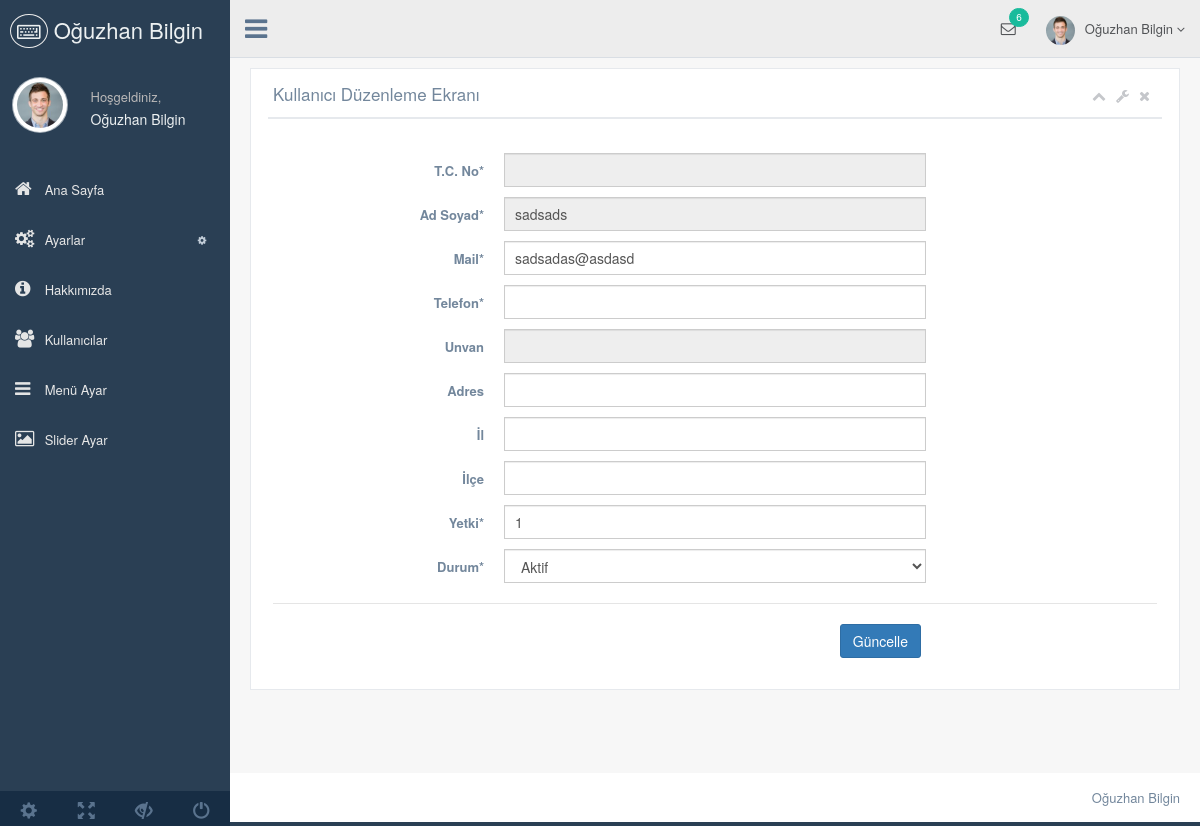
/nedmin/production/kullanici-duzenle.php?kullanici_id=6 (signed in), run on the app's committed database.
### tables this page shows
CREATE TABLE `kullanici` (
  `kullanici_id` int(11) NOT NULL,
  `kullanici_zaman` datetime NOT NULL DEFAULT CURRENT_TIMESTAMP,
  `kullanici_resim` varchar(250) NOT NULL,
  `kullanici_tc` varchar(50) NOT NULL,
  `kullanici_ad` varchar(50) NOT NULL,
  `kullanici_mail` varchar(100) NOT NULL,
  `kullanici_gsm` varchar(50) NOT NULL,
  `kullanici_sifre` varchar(50) NOT NULL,
  `kullanici_adsoyad` varchar(50) NOT NULL,
  `kullanici_adres` varchar(250) NOT NULL,
  `kullanici_il` varchar(100) NOT NULL,
  `kullanici_ilce` varchar(100) NOT NULL,
  `kullanici_unvan` varchar(100) NOT NULL,
  `kullanici_yetki` varchar(50) NOT NULL,
  `kullanici_durum` int(1) NOT NULL DEFAULT '1'
);

### nedmin/production/kullanici-duzenle.php (the view, shortened to what this page needs)
<?php
include 'header.php';
    $kullanicisor=$db->prepare("SELECT * FROM kullanici WHERE kullanici_id=:id");
    $kullanicisor->execute(array(
            'id'=>$_GET['kullanici_id']
    ));
    $kullanicicek=$kullanicisor->fetch(PDO::FETCH_ASSOC);
?>
<div class="right_col" role="main">
    <div class="">
        <div class="row">
            <div class="col-md-12 col-sm-12 col-xs-12">
                <div class="x_panel">
                    <div class="x_title">
                        <h2>Kullanıcı Düzenleme Ekranı</h2>
                        <ul class="nav navbar-right panel_toolbox">
                            <li><a class="collapse-link"><i class="fa fa-chevron-up"></i></a>
                            </li>
                            <li class="dropdown">
                                <a href="#" class="dropdown-toggle" data-toggle="dropdown" role="button" aria-expanded="false"><i class="fa fa-wrench"></i></a>
                            </li>
                            <li><a class="close-link"><i class="fa fa-close"></i></a>
                            </li>
                        </ul>
                        <div class="clearfix"></div>
                    </div>
                    <div class="x_content">
                        <br />
                        <form action="../netting/islem.php" method="POST" id="demo-form2" data-parsley-validate class="form-horizontal form-label-left">
                            <div class="form-group">
                                <label class="control-label col-md-3 col-sm-3 col-xs-12" for="first-name">T.C. No<span class="required">*</span>
                                </label>
                                <div class="col-md-6 col-sm-6 col-xs-12">
                                    <input value="<?php echo $kullanicicek['kullanici_tc']; ?>" type="text" id="first-name" name="kullanici_tc" required="required" disabled="" class="form-control col-md-7 col-xs-12" ">
                                </div>
                            </div>
                            <div class="form-group">
                                <label class="control-label col-md-3 col-sm-3 col-xs-12" for="first-name">Ad Soyad<span class="required">*</span>
                                </label>
                                <div class="col-md-6 col-sm-6 col-xs-12">
                                    <input value="<?php echo $kullanicicek['kullanici_adsoyad']; ?>" type="text" id="first-name" name="kullanici_adsoyad" required="required" disabled="" class="form-control col-md-7 col-xs-12" ">
                                </div>
                            </div>
                            <div class="form-group">
                                <label class="control-label col-md-3 col-sm-3 col-xs-12" for="first-name">Mail<span class="required">*</span>
                                </label>
                                <div class="col-md-6 col-sm-6 col-xs-12">
                                    <input value="<?php echo $kullanicicek['kullanici_mail'] ?>" type="text" id="first-name" name="kullanici_mail" required="required" class="form-control col-md-7 col-xs-12">
                                </div>
                            </div>
                            <div class="form-group">
                                <label class="control-label col-md-3 col-sm-3 col-xs-12" for="first-name">Telefon<span class="required">*</span>
                                </label>
                                <div class="col-md-6 col-sm-6 col-xs-12">
                                    <input value="<?php echo $kullanicicek['kullanici_gsm'] ?>" type="text" id="first-name" name="kullanici_gsm" required="required" class="form-control col-md-7 col-xs-12">
                                </div>
                            </div>
                            <div class="form-group">
                                <label class="control-label col-md-3 col-sm-3 col-xs-12" for="first-name">Unvan
                                </label>
                                <div class="col-md-6 col-sm-6 col-xs-12">
                                    <input value="<?php echo $kullanicicek['kullanici_unvan'] ?>" type="text" id="first-name" name="kullanici_unvan"  disabled="" class="form-control col-md-7 col-xs-12">
                                </div>
                            </div>
                            <div class="form-group">
                                <label class="control-label col-md-3 col-sm-3 col-xs-12" for="first-name">Adres
                                </label>
                                <div class="col-md-6 col-sm-6 col-xs-12">
                                    <input value="<?php echo $kullanicicek['kullanici_adres']; ?>" type="text" id="first-name" name="kullanici_adres"  class="form-control col-md-7 col-xs-12" ">
                                </div>
                            </div>
                            <div class="form-group">
                                <label class="control-label col-md-3 col-sm-3 col-xs-12" for="first-name">İl
                                </label>
                                <div class="col-md-6 col-sm-6 col-xs-12">
                                    <input value="<?php echo $kullanicicek['kullanici_il']; ?>" type="text" id="first-name" name="kullanici_il"  class="form-control col-md-7 col-xs-12" ">
                                </div>
                            </div>
                            <div class="form-group">
                                <label class="control-label col-md-3 col-sm-3 col-xs-12" for="first-name">İlçe
                                </label>
                                <div class="col-md-6 col-sm-6 col-xs-12">
                                    <input value="<?php echo $kullanicicek['kullanici_ilce']; ?>" type="text" id="first-name" name="kullanici_ilce"  class="form-control col-md-7 col-xs-12" ">
                                </div>
                            </div>
                            <div class="form-group">
                                <label class="control-label col-md-3 col-sm-3 col-xs-12" for="first-name">Yetki<span class="required">*</span>
                                </label>
                                <div class="col-md-6 col-sm-6 col-xs-12">
                                    <input value="<?php echo $kullanicicek['kullanici_yetki']; ?>" type="text" id="first-name" name="kullanici_yetki" required="required" class="form-control col-md-7 col-xs-12" ">
                                </div>
                            </div>
                            <div class="form-group">
                                <label class="control-label col-md-3 col-sm-3 col-xs-12" for="first-name">Durum<span class="required">*</span>
                                </label>
                                <div class="col-md-6 col-sm-6 col-xs-12">
                                    <select class="form-control" name="kullanici_durum" id="heard" required>
                                        <option value="1" <?php echo $kullanicicek['kullanici_durum'] == '1' ? 'selected=""' : ''; ?>>Aktif</option>
                                    </select>
                                </div>
                            </div>
                            <div class="ln_solid"></div>
                            <div class="form-group">
                                <div align="right" class="col-md-6 col-sm-6 col-xs-12 col-md-offset-3">
                                   <button name="kullaniciguncelle" type="submit" class="btn btn-primary">Güncelle</button>
                                </div>
                            </div>
                        </form>
                    </div>
                </div>
            </div>
        </div>
    </div>
</div>
<?php
include 'footer.php';
?>

### nedmin/production/header.php (shortened to what this page needs)
<?php
include '../netting/baglan.php';
$kullanicisor=$db->prepare("SELECT * FROM kullanici where kullanici_mail=:mail");
$kullanicisor->execute(array(
    'mail'=> $_SESSION['kullanici_mail']
));
$kullanicicek=$kullanicisor->fetch(PDO::FETCH_ASSOC);
?>
<!DOCTYPE html>
<html lang="en">
<head>
    <link href="../vendors/bootstrap/dist/css/bootstrap.min.css" rel="stylesheet">
    <link href="../vendors/font-awesome/css/font-awesome.min.css" rel="stylesheet">
    <link href="../vendors/nprogress/nprogress.css" rel="stylesheet">
    <link href="../vendors/iCheck/skins/flat/green.css" rel="stylesheet">
    <link href="../vendors/datatables.net-bs/css/dataTables.bootstrap.min.css" rel="stylesheet">
    <link href="../vendors/datatables.net-buttons-bs/css/buttons.bootstrap.min.css" rel="stylesheet">
    <link href="../vendors/datatables.net-fixedheader-bs/css/fixedHeader.bootstrap.min.css" rel="stylesheet">
    <link href="../vendors/datatables.net-responsive-bs/css/responsive.bootstrap.min.css" rel="stylesheet">
    <link href="../vendors/datatables.net-scroller-bs/css/scroller.bootstrap.min.css" rel="stylesheet">
    <link href="../build/css/custom.min.css" rel="stylesheet">
</head>
<body class="nav-md">
<div class="container body">
    <div class="main_container">
        <div class="col-md-3 left_col">
            <div class="left_col scroll-view">
                <div class="navbar nav_title" style="border: 0;">
                    <a href="index.html" class="site_title"><i class="fa fa-keyboard-o"></i> <span>Oğuzhan Bilgin</span></a>
                </div>
                <div class="profile clearfix">
                    <div class="profile_pic">
                        <img src="images/img.jpg" alt="..." class="img-circle profile_img">
                    </div>
                    <div class="profile_info">
                        <span>Hoşgeldiniz,</span>
                        <h2><?php echo $kullanicicek['kullanici_adsoyad']; ?></h2>
                    </div>
                </div>
                <br />
                <div id="sidebar-menu" class="main_menu_side hidden-print main_menu">
                    <div class="menu_section">
                        <ul class="nav side-menu">
                            <li><a href=index.php><i class="fa fa-home"></i> Ana Sayfa </a></li>
                            <li><a><i class="fa fa-cogs"></i> Ayarlar <span class="fa fa-cog"></span></a>
                            </li>
                            <li><a href=hakkimizda.php><i class="fa fa-info-circle"></i> Hakkımızda </a></li>
                            <li><a href=kullanicilar.php><i class="fa fa-users"></i> Kullanıcılar </a></li>
                            <li><a href=menu.php><i class="fa fa-bars"></i> Menü Ayar </a></li>
                            <li><a href=slider.php><i class="fa fa-image"></i> Slider Ayar </a></li>
                        </ul>
                    </div>
                </div>
                <div class="sidebar-footer hidden-small">
                    <a data-toggle="tooltip" data-placement="top" title="Settings">
                        <span class="glyphicon glyphicon-cog" aria-hidden="true"></span>
                    </a>
                    <a data-toggle="tooltip" data-placement="top" title="FullScreen">
                        <span class="glyphicon glyphicon-fullscreen" aria-hidden="true"></span>
                    </a>
                    <a data-toggle="tooltip" data-placement="top" title="Lock">
                        <span class="glyphicon glyphicon-eye-close" aria-hidden="true"></span>
                    </a>
                    <a data-toggle="tooltip" data-placement="top" title="Logout">
                        <span class="glyphicon glyphicon-off" aria-hidden="true"></span>
                    </a>
                </div>
            </div>
        </div>
        <div class="top_nav">
            <div class="nav_menu">
                <nav>
                    <div class="nav toggle">
                        <a id="menu_toggle"><i class="fa fa-bars"></i></a>
                    </div>
                    <ul class="nav navbar-nav navbar-right">
                        <li class="">
                            <a href="javascript:;" class="user-profile dropdown-toggle" data-toggle="dropdown" aria-expanded="false">
                                <img src="images/img.jpg" alt=""><?php echo $kullanicicek['kullanici_adsoyad']; ?>
                                <span class=" fa fa-angle-down"></span>
                            </a>
                        </li>
                        <li role="presentation" class="dropdown">
                            <a href="javascript:;" class="dropdown-toggle info-number" data-toggle="dropdown" aria-expanded="false">
                                <i class="fa fa-envelope-o"></i>
                                <span class="badge bg-green">6</span>
                            </a>
                        </li>
                    </ul>
                </nav>
            </div>
        </div>

### data on the page
kullanici: kullanici_adsoyad "Oğuzhan Bilgin"
kullanici: kullanici_adsoyad "sadsads", kullanici_mail "sadsadas@asdasd", kullanici_yetki "1", kullanici_durum "Aktif"
